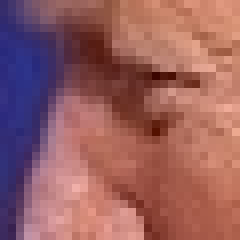
#> input picture proj1_secondDL/project1/data/task2-test.jpg, 30 x 30 px (shown 8 times larger)
$ python task2.py --template-path data/task2-test.jpg
#> lines starting #> are read from the running program, lines starting #| are printed output that depends on the picture
### proj1_secondDL/project1/task1.py
"""
Image Filtering
(Due date: Sep. 25, 3 P.M., 2019)

The goal of this task is to experiment with image filtering and familiarize you with 'tricks', e.g., padding, commonly used by computer vision 'researchers'.

Please complete all the functions that are labelled with '# TODO'. Steps to complete those functions are provided to make your lives easier. When implementing those functions, comment the lines 'raise NotImplementedError' instead of deleting them. The functions defined in 'utils.py'
are building blocks you could use when implementing the functions labelled with 'TODO'.

I strongly suggest you read the function 'zero_pad' and 'crop' that are defined in 'utils.py'. You will need them!

Do NOT modify the code provided to you.
Do NOT use ANY API provided by opencv (cv2) and numpy (np) in your code.
Do NOT import ANY library (function, module, etc.).
"""

import argparse
import copy
import os

import cv2
import numpy as np

import utils

# low_pass filter and high-pass filter

low_pass = [[1/16, 1/8, 1/16], [1/8, 1/4, 1/8], [1/16, 1/8, 1/16]]
high_pass = [[-1/8, -1/8, -1/8], [-1/8, 2, -1/8], [-1/8, -1/8, -1/8]]
# low_pass = [[1.0/16.0, 1.0/8.0, 1.0/16.0], [1.0/8.0, 1.0/4.0, 1.0/8.0], [1.0/16.0, 1.0/8.0, 1.0/16.0]]
#high_pass = [[-1.0/9.0, -1.0/9.0, -1.0/9.0], [-1.0/9.0, 17.0/9.0, -1.0/9.0], [-1.0/9.0, -1.0/9.0, -1.0/9.0]]

# [24 lines left out: function parse_args, not called in this run]


def read_image(img_path, show=False):
    """Reads an image into memory as a grayscale array.
    """
#> called with img_path = './data/task2-test.jpg', show = False
    img = cv2.imread(img_path, cv2.IMREAD_GRAYSCALE)
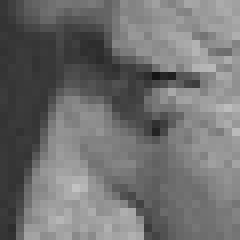
#> img: shape (30, 30) (shown 8 times larger); min 20, max 194, mean 112.4
    if not img.dtype == np.uint8:
        pass

    if show:
        show_image(img)

    img = [list(row) for row in img]
#> img = 30 items
    return img

# [7 lines left out: function show_image, not called in this run]

def write_image(img, img_saving_path):
    """Writes an image to a given path.
    """
    if isinstance(img, list):
        img = np.asarray(img, dtype=np.uint8)
    elif isinstance(img, np.ndarray):
        if not img.dtype == np.uint8:
            assert np.max(img) <= 1, "Maximum pixel value {:.3f} is greater than 1".format(np.max(img))
            img = (255 * img).astype(np.uint8)
    else:
        raise TypeError("img is neither a list nor a ndarray.")* 2

    cv2.imwrite(img_saving_path, img)

# [83 lines left out: functions convolve2d, main, not called in this run]


# [2 lines that do not run on import are left out]

### proj1_secondDL/project1/task2.py
"""
Template Matching
(Due date: Sep. 25, 3 P.M., 2019)

The goal of this task is to experiment with template matching techniques, i.e., normalized cross correlation (NCC).

Please complete all the functions that are labelled with '# TODO'. When implementing those functions, comment the lines 'raise NotImplementedError' instead of deleting them. The functions defined in 'utils.py'
and the functions you implement in 'task1.py' are of great help.

Do NOT modify the code provided to you.
Do NOT use ANY API provided by opencv (cv2) and numpy (np) in your code.
Do NOT import ANY library (function, module, etc.).
"""


import argparse
import json
import os

import utils
import task1
from task1 import *


def parse_args():
    parser = argparse.ArgumentParser(description="cse 473/573 project 1.")
    parser.add_argument(
        "--img-path",
        type=str,
        default="./data/task2-test.jpg",
        help="path to the image")
    parser.add_argument(
        "--template-path",
        type=str,
        default="./data/template-test.jpg",
        help="path to the template"
    )
    parser.add_argument(
        "--result-saving-path",
        dest="rs_path",
        type=str,
        default="./results/task2.json",
        help="path to file which results are saved (do not change this arg)"
    )
    args = parser.parse_args()
    return args

def norm_xcorr2d(patch, template):
    """Computes the NCC value between a image patch and a template.

    The image patch and the template are of the same size. The formula used to compute the NCC value is:
    sum_{i,j}(x_{i,j} - x^{m}_{i,j})(y_{i,j} - y^{m}_{i,j}) / (sum_{i,j}(x_{i,j} - x^{m}_{i,j}) ** 2 * sum_{i,j}(y_{i,j} - y^{m}_{i,j})) ** 0.5
    This equation is the one shown in Prof. Yuan's ppt.

    Args:
        patch: nested list (int), image patch.
        template: nested list (int), template.

    Returns:
        value (float): the NCC value between a image patch and a template.
    """
    ncc = 0.0
    count = -1
    for pix in patch:
        print("loop")
        count = count + 1
        ncc = ncc + pix * template[count] / np.sqrt((template[count]**2)*(pix**2))
    # np.sum((a*b))/(np.sqrt((np.sum(a**2))*(np.sum(b**2))))
    return ncc
    # raise NotImplementedError

def match(img, template):
    """Locates the template, i.e., a image patch, in a large image using template matching techniques, i.e., NCC.

    Args:
        img: nested list (int), image that contains character to be detected.
        template: nested list (int), template image.

    Returns:
        x (int): row that the character appears (starts from 0).
        y (int): column that the character appears (starts from 0).
        max_value (float): maximum NCC value.
    """
    rowcount = 0 #len(img)
    colcount = 0
    bestx = 0
    besty = 0
    bestavg = 10
    #img = utils.flip_y(img)
    while rowcount < (len(img) - 5):
        tempavg = avg4(img[rowcount],template[0],template[1],img[rowcount + 1],template[2],img[rowcount + 2],colcount)
        if tempavg < bestavg:
            bestavg = tempavg
            besty = rowcount
            bestx = colcount
        colcount = colcount + 1
        if colcount >= (len(img[0]) - 5):
            rowcount = rowcount + 1
            colcount = 0
    tempint = 0.0
    tempint = tempint + img[besty][bestx]
    tempint = tempint + img[besty][bestx + 1]
    tempint = tempint + img[besty][bestx + 2]
    print(bestavg/tempint)
    # print(bestx)

    ncc = (-1 + (bestavg/tempint))
    # ncc = norm_xcorr2d(img[besty][bestx :len(template[0]  )],template[0])

    newimg = img
    count = 0
    count2 = 0
    while count < 5:
        count2 = 0
        while count2 < 5:
            newimg[besty + count][bestx + count2] = 255
            count2 += 1
        count += 1

    task1.write_image(newimg,  "1.png")
    # json.dumps({"x":1,"y":2,"value":(-1 + (bestavg/tempint))})
    return bestx,besty,(-1 + (bestavg/tempint))
    # {"x":"1","y":"2","value":str(-1 + (bestavg/tempint))}
    # {"x":1,"y":2,"value":(-1 + (bestavg/tempint))}


def avg4(img1,img2,img3,img4,img5,img6,column):
    tempint = float(abs(int(img1[column]) - int(img2[0])))
    tempint = tempint + abs(int(img1[column + 1]) - int(img2[1]))
    tempint = tempint + abs(int(img1[column + 2]) - int(img2[2]))
    tempint = tempint + abs(int(img1[column + 3]) - int(img2[3]))
    tempint = tempint + abs(int(img1[column + 4]) - int(img2[4]))
    tempint = tempint + abs(int(img4[column]) - int(img3[0]))
    tempint = tempint + abs(int(img4[column + 1]) - int(img3[1]))
    tempint = tempint + abs(int(img4[column + 2]) - int(img3[2]))
    tempint = tempint + abs(int(img4[column + 3]) - int(img3[3]))
    tempint = tempint + abs(int(img4[column + 4]) - int(img3[4]))
    tempint = tempint + abs(int(img6[column]) - int(img5[0]))
    tempint = tempint + abs(int(img6[column + 1]) - int(img5[1]))
    tempint = tempint + abs(int(img6[column + 2]) - int(img5[2]))
    tempint = tempint + abs(int(img6[column + 3]) - int(img5[3]))
    tempint = tempint + abs(int(img6[column + 4]) - int(img5[4]))
    return tempint / 15.0  #( abs(img1[column] - img2[0]) + abs(img1[column + 1] - img2[1]) + abs(img1[column + 2] - img2[2]) + abs(img1[column + 3] - img2[3])  ) / 4

def save_results(coordinates, template, template_name, rs_directory):
    results = {}
    results["coordinates"] = sorted(coordinates, key=lambda x: x[0])
    results["templat_size"] = (len(template), len(template[0]))
    with open(os.path.join(rs_directory, template_name), "w") as file:
        json.dump(results, file)


def main():
    args = parse_args()

    img = read_image(args.img_path)
#> img = 30 items
    # template = utils.crop(img, xmin=10, xmax=30, ymin=10, ymax=30)
    # template = np.asarray(template, dtype=np.uint8)
    # cv2.imwrite("./data/proj1-task2-template.jpg", template)
    template = read_image(args.template_path)
#> template = 30 items

    x, y, max_value = match(img, template)
#> the loop in match, `while rowcount < (len(img) - 5):` made 625 passes
#> (tempint in avg4, tempavg, bestavg, besty, bestx) on pass 1: (0, 0, 0, 0, 0)
#> (tempint in avg4, tempavg, rowcount) on pass 25: (1258, 83.87, 1)
#| 0.0
#> in write_image, `img = np.asarray(img, dtype=np.uint8)`:
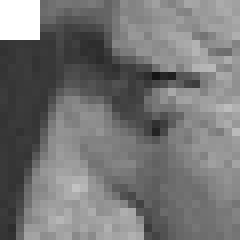
#> img: shape (30, 30) (shown 8 times larger); min 20, max 255, mean 117.6
    # The correct results are: x: 17, y: 129, max_value: 0.994
    with open(args.rs_path, "w") as file:
        json.dump({"x": x, "y": y, "value": max_value}, file)


if __name__ == "__main__":
    main()

$ run again, with proj1_secondDL/project1/data/task1-test.jpg copied over proj1_secondDL/project1/data/task2-test.jpg
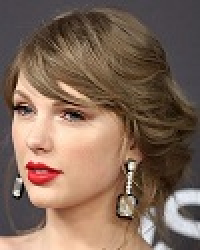
#> input picture proj1_secondDL/project1/data/task1-test.jpg, 100 x 125 px (shown 2 times larger)
#> in read_image, `img = cv2.imread(img_path, cv2.IMREAD_GRAYSCALE)`:
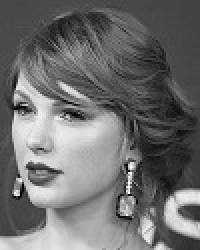
#> img: shape (125, 100) (shown 2 times larger); min 0, max 255, mean 109.8
#> in read_image, `img = [list(row) for row in img]`: img = 125 items
#> the loop in match, `while rowcount < (len(img) - 5):` made 11400 passes
#> (tempint in avg4, tempavg, bestavg, besty, bestx) on pass 1: (0, 0, 0, 0, 0)
#| 0.0

$ run again, with proj1_secondDL/project1/data/proj1-task2 (copy).jpg copied over proj1_secondDL/project1/data/task2-test.jpg
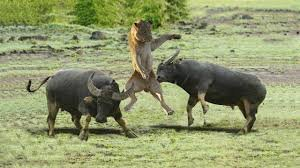
#> input picture proj1_secondDL/project1/data/proj1-task2 (copy).jpg, 300 x 168 px
#> in read_image, `img = cv2.imread(img_path, cv2.IMREAD_GRAYSCALE)`:
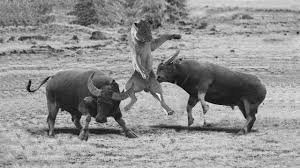
#> img: shape (168, 300); min 0, max 245, mean 145.4
#> in read_image, `img = [list(row) for row in img]`: img = 168 items
#> the loop in match, `while rowcount < (len(img) - 5):` made 48085 passes
#> (tempint in avg4, tempavg, bestavg, besty, bestx) on pass 1: (0, 0, 0, 0, 0)
#| 0.0
